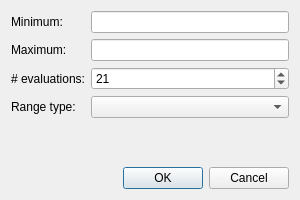
<?xml version="1.0" encoding="UTF-8"?>
<ui version="4.0">
 <class>Dialog</class>
 <widget class="QDialog" name="Dialog">
  <property name="geometry">
   <rect>
    <x>0</x>
    <y>0</y>
    <width>300</width>
    <height>200</height>
   </rect>
  </property>
  <property name="sizePolicy">
   <sizepolicy hsizetype="Fixed" vsizetype="Fixed">
    <horstretch>0</horstretch>
    <verstretch>0</verstretch>
   </sizepolicy>
  </property>
  <property name="minimumSize">
   <size>
    <width>300</width>
    <height>200</height>
   </size>
  </property>
  <property name="maximumSize">
   <size>
    <width>300</width>
    <height>200</height>
   </size>
  </property>
  <property name="windowTitle">
   <string>Set Value Range</string>
  </property>
  <layout class="QVBoxLayout" name="verticalLayout" stretch="0,0">
   <property name="spacing">
    <number>18</number>
   </property>
   <item>
    <layout class="QVBoxLayout" name="verticalLayout_3" stretch="0">
     <property name="spacing">
      <number>18</number>
     </property>
     <item>
      <layout class="QFormLayout" name="formLayout">
       <property name="fieldGrowthPolicy">
        <enum>QFormLayout::ExpandingFieldsGrow</enum>
       </property>
       <property name="labelAlignment">
        <set>Qt::AlignLeading|Qt::AlignLeft|Qt::AlignVCenter</set>
       </property>
       <property name="horizontalSpacing">
        <number>6</number>
       </property>
       <property name="verticalSpacing">
        <number>6</number>
       </property>
       <item row="0" column="0">
        <widget class="QLabel" name="lblMinimum">
         <property name="text">
          <string>Minimum:</string>
         </property>
        </widget>
       </item>
       <item row="0" column="1">
        <widget class="FreeFloatBox" name="editMinimum"/>
       </item>
       <item row="1" column="0">
        <widget class="QLabel" name="lblMaximum">
         <property name="text">
          <string>Maximum:</string>
         </property>
        </widget>
       </item>
       <item row="1" column="1">
        <widget class="FreeFloatBox" name="editMaximum"/>
       </item>
       <item row="2" column="0">
        <widget class="QLabel" name="lblNumEvaluations">
         <property name="text">
          <string># evaluations:</string>
         </property>
        </widget>
       </item>
       <item row="2" column="1">
        <widget class="QSpinBox" name="editNumEvaluations">
         <property name="sizePolicy">
          <sizepolicy hsizetype="Expanding" vsizetype="Fixed">
           <horstretch>0</horstretch>
           <verstretch>0</verstretch>
          </sizepolicy>
         </property>
         <property name="minimum">
          <number>2</number>
         </property>
         <property name="maximum">
          <number>1000000</number>
         </property>
         <property name="value">
          <number>21</number>
         </property>
        </widget>
       </item>
       <item row="3" column="0">
        <widget class="QLabel" name="lblRangeType">
         <property name="text">
          <string>Range type:</string>
         </property>
        </widget>
       </item>
       <item row="3" column="1">
        <widget class="QComboBox" name="editRangeType">
         <property name="sizePolicy">
          <sizepolicy hsizetype="Expanding" vsizetype="Fixed">
           <horstretch>0</horstretch>
           <verstretch>0</verstretch>
          </sizepolicy>
         </property>
        </widget>
       </item>
      </layout>
     </item>
    </layout>
   </item>
   <item>
    <widget class="QDialogButtonBox" name="buttonBox">
     <property name="orientation">
      <enum>Qt::Horizontal</enum>
     </property>
     <property name="standardButtons">
      <set>QDialogButtonBox::Cancel|QDialogButtonBox::Ok</set>
     </property>
     <property name="centerButtons">
      <bool>false</bool>
     </property>
    </widget>
   </item>
  </layout>
 </widget>
 <customwidgets>
  <customwidget>
   <class>FreeFloatBox</class>
   <extends>QLineEdit</extends>
   <header>frcpredict.ui</header>
  </customwidget>
 </customwidgets>
 <resources/>
 <connections>
  <connection>
   <sender>buttonBox</sender>
   <signal>accepted()</signal>
   <receiver>Dialog</receiver>
   <slot>accept()</slot>
   <hints>
    <hint type="sourcelabel">
     <x>248</x>
     <y>254</y>
    </hint>
    <hint type="destinationlabel">
     <x>157</x>
     <y>274</y>
    </hint>
   </hints>
  </connection>
  <connection>
   <sender>buttonBox</sender>
   <signal>rejected()</signal>
   <receiver>Dialog</receiver>
   <slot>reject()</slot>
   <hints>
    <hint type="sourcelabel">
     <x>316</x>
     <y>260</y>
    </hint>
    <hint type="destinationlabel">
     <x>286</x>
     <y>274</y>
    </hint>
   </hints>
  </connection>
 </connections>
</ui>
